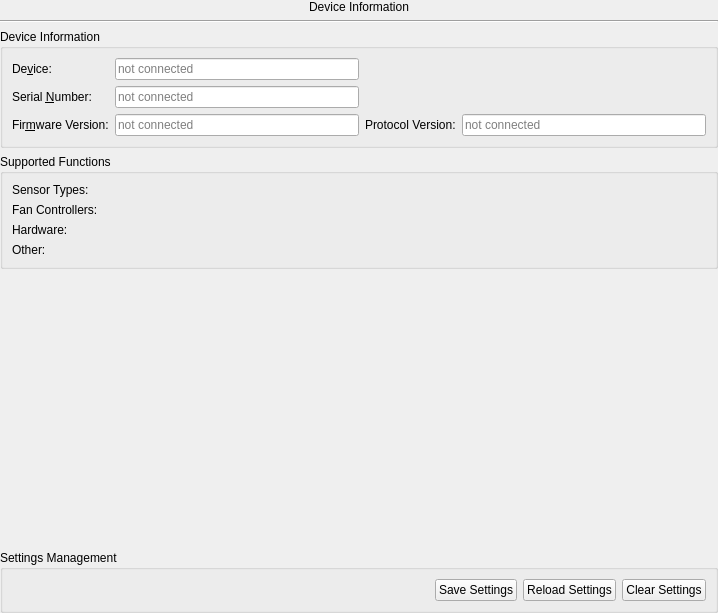
<?xml version="1.0" encoding="UTF-8"?>
<ui version="4.0">
 <class>WidgetDeviceInformationForm</class>
 <widget class="QWidget" name="WidgetDeviceInformationForm">
  <property name="geometry">
   <rect>
    <x>0</x>
    <y>0</y>
    <width>718</width>
    <height>613</height>
   </rect>
  </property>
  <property name="windowTitle">
   <string>Form</string>
  </property>
  <layout class="QGridLayout" name="gridLayout_4">
   <property name="leftMargin">
    <number>0</number>
   </property>
   <property name="topMargin">
    <number>0</number>
   </property>
   <property name="rightMargin">
    <number>0</number>
   </property>
   <property name="bottomMargin">
    <number>0</number>
   </property>
   <item row="0" column="0">
    <widget class="QLabel" name="lTitle">
     <property name="text">
      <string>Device Information</string>
     </property>
     <property name="alignment">
      <set>Qt::AlignCenter</set>
     </property>
    </widget>
   </item>
   <item row="1" column="0">
    <widget class="Line" name="line">
     <property name="orientation">
      <enum>Qt::Horizontal</enum>
     </property>
    </widget>
   </item>
   <item row="2" column="0">
    <widget class="QGroupBox" name="groupBox">
     <property name="title">
      <string>Device Information</string>
     </property>
     <layout class="QGridLayout" name="gridLayout">
      <item row="2" column="3">
       <widget class="QLabel" name="label_2">
        <property name="text">
         <string>Protocol Version:</string>
        </property>
        <property name="buddy">
         <cstring>leProtocolVersion</cstring>
        </property>
       </widget>
      </item>
      <item row="2" column="0" colspan="2">
       <widget class="QLabel" name="label_3">
        <property name="text">
         <string>Fir&amp;mware Version:</string>
        </property>
        <property name="buddy">
         <cstring>leFirmwareVersion</cstring>
        </property>
       </widget>
      </item>
      <item row="0" column="0">
       <widget class="QLabel" name="label">
        <property name="text">
         <string>De&amp;vice:</string>
        </property>
        <property name="buddy">
         <cstring>leDevice</cstring>
        </property>
       </widget>
      </item>
      <item row="2" column="4">
       <widget class="QLineEdit" name="leProtocolVersion">
        <property name="readOnly">
         <bool>true</bool>
        </property>
        <property name="placeholderText">
         <string>not connected</string>
        </property>
       </widget>
      </item>
      <item row="1" column="0" colspan="2">
       <widget class="QLabel" name="label_4">
        <property name="text">
         <string>Serial &amp;Number:</string>
        </property>
        <property name="buddy">
         <cstring>leSerialNumber</cstring>
        </property>
       </widget>
      </item>
      <item row="2" column="2">
       <widget class="QLineEdit" name="leFirmwareVersion">
        <property name="readOnly">
         <bool>true</bool>
        </property>
        <property name="placeholderText">
         <string>not connected</string>
        </property>
       </widget>
      </item>
      <item row="1" column="2">
       <widget class="QLineEdit" name="leSerialNumber">
        <property name="readOnly">
         <bool>true</bool>
        </property>
        <property name="placeholderText">
         <string>not connected</string>
        </property>
       </widget>
      </item>
      <item row="0" column="2">
       <widget class="QLineEdit" name="leDevice">
        <property name="sizePolicy">
         <sizepolicy hsizetype="Expanding" vsizetype="Fixed">
          <horstretch>0</horstretch>
          <verstretch>0</verstretch>
         </sizepolicy>
        </property>
        <property name="readOnly">
         <bool>true</bool>
        </property>
        <property name="placeholderText">
         <string>not connected</string>
        </property>
       </widget>
      </item>
     </layout>
    </widget>
   </item>
   <item row="3" column="0">
    <widget class="QGroupBox" name="groupBox_2">
     <property name="title">
      <string>Supported Functions</string>
     </property>
     <layout class="QGridLayout" name="gridLayout_2">
      <item row="0" column="0">
       <widget class="QLabel" name="label_9">
        <property name="text">
         <string>Sensor Types:</string>
        </property>
        <property name="scaledContents">
         <bool>true</bool>
        </property>
       </widget>
      </item>
      <item row="0" column="1">
       <widget class="FeatureSupportedWidget" name="fSensorAnalog">
        <property name="toolTip">
         <string>FeatureSupportedWidget</string>
        </property>
        <property name="whatsThis">
         <string>FeatureSupportedWidget.</string>
        </property>
        <property name="featureText">
         <string>Analog (NTC)</string>
        </property>
       </widget>
      </item>
      <item row="0" column="2">
       <widget class="FeatureSupportedWidget" name="fSensorDigital">
        <property name="toolTip">
         <string>FeatureSupportedWidget</string>
        </property>
        <property name="whatsThis">
         <string>FeatureSupportedWidget.</string>
        </property>
        <property name="featureText">
         <string>Digital (I2C)</string>
        </property>
       </widget>
      </item>
      <item row="1" column="0">
       <widget class="QLabel" name="label_10">
        <property name="text">
         <string>Fan Controllers:</string>
        </property>
       </widget>
      </item>
      <item row="1" column="1">
       <widget class="FeatureSupportedWidget" name="fFCLinear">
        <property name="toolTip">
         <string>FeatureSupportedWidget</string>
        </property>
        <property name="whatsThis">
         <string>FeatureSupportedWidget.</string>
        </property>
        <property name="featureText">
         <string>Linear</string>
        </property>
       </widget>
      </item>
      <item row="1" column="2">
       <widget class="FeatureSupportedWidget" name="fFCTripPoints">
        <property name="toolTip">
         <string>FeatureSupportedWidget</string>
        </property>
        <property name="whatsThis">
         <string>FeatureSupportedWidget.</string>
        </property>
        <property name="featureText">
         <string>Trip Points</string>
        </property>
       </widget>
      </item>
      <item row="1" column="3">
       <widget class="FeatureSupportedWidget" name="fFCLinearTripPoints">
        <property name="toolTip">
         <string>FeatureSupportedWidget</string>
        </property>
        <property name="whatsThis">
         <string>FeatureSupportedWidget.</string>
        </property>
        <property name="featureText">
         <string>Linear Trip Points</string>
        </property>
       </widget>
      </item>
      <item row="1" column="4">
       <widget class="FeatureSupportedWidget" name="fFCPI">
        <property name="toolTip">
         <string>FeatureSupportedWidget</string>
        </property>
        <property name="whatsThis">
         <string>FeatureSupportedWidget.</string>
        </property>
        <property name="featureText">
         <string>PI</string>
        </property>
       </widget>
      </item>
      <item row="1" column="5">
       <widget class="FeatureSupportedWidget" name="fFCFuzzy">
        <property name="toolTip">
         <string>FeatureSupportedWidget</string>
        </property>
        <property name="whatsThis">
         <string>FeatureSupportedWidget.</string>
        </property>
        <property name="featureText">
         <string>Fuzzy</string>
        </property>
       </widget>
      </item>
      <item row="2" column="0">
       <widget class="QLabel" name="label_8">
        <property name="text">
         <string>Hardware:</string>
        </property>
       </widget>
      </item>
      <item row="2" column="1">
       <widget class="FeatureSupportedWidget" name="fHWLedStripes">
        <property name="toolTip">
         <string>FeatureSupportedWidget</string>
        </property>
        <property name="whatsThis">
         <string>FeatureSupportedWidget.</string>
        </property>
        <property name="featureText">
         <string>LED Stripes</string>
        </property>
       </widget>
      </item>
      <item row="2" column="2">
       <widget class="FeatureSupportedWidget" name="fHWFanOutput">
        <property name="toolTip">
         <string>FeatureSupportedWidget</string>
        </property>
        <property name="whatsThis">
         <string>FeatureSupportedWidget.</string>
        </property>
        <property name="featureText">
         <string>Fan Output</string>
        </property>
       </widget>
      </item>
      <item row="3" column="0">
       <widget class="QLabel" name="label_11">
        <property name="text">
         <string>Other:</string>
        </property>
       </widget>
      </item>
      <item row="3" column="1">
       <widget class="FeatureSupportedWidget" name="fOtherUSBWatchdog">
        <property name="toolTip">
         <string>FeatureSupportedWidget</string>
        </property>
        <property name="whatsThis">
         <string>FeatureSupportedWidget.</string>
        </property>
        <property name="featureText">
         <string>USB Watchdog</string>
        </property>
       </widget>
      </item>
      <item row="3" column="2">
       <widget class="FeatureSupportedWidget" name="fOtherEEMEMUpload">
        <property name="toolTip">
         <string>FeatureSupportedWidget</string>
        </property>
        <property name="whatsThis">
         <string>FeatureSupportedWidget.</string>
        </property>
        <property name="featureText">
         <string>EEMEM Upload</string>
        </property>
       </widget>
      </item>
      <item row="3" column="3">
       <widget class="FeatureSupportedWidget" name="fOtherPIControllerDebug">
        <property name="toolTip">
         <string>FeatureSupportedWidget</string>
        </property>
        <property name="whatsThis">
         <string>FeatureSupportedWidget.</string>
        </property>
        <property name="featureText">
         <string>PI Ctrl Debug</string>
        </property>
       </widget>
      </item>
      <item row="0" column="3">
       <widget class="FeatureSupportedWidget" name="fSensorPowerMeter">
        <property name="toolTip">
         <string>FeatureSupportedWidget</string>
        </property>
        <property name="whatsThis">
         <string>FeatureSupportedWidget.</string>
        </property>
        <property name="featureText">
         <string>Power Meter</string>
        </property>
       </widget>
      </item>
     </layout>
    </widget>
   </item>
   <item row="4" column="0">
    <spacer name="verticalSpacer">
     <property name="orientation">
      <enum>Qt::Vertical</enum>
     </property>
     <property name="sizeHint" stdset="0">
      <size>
       <width>518</width>
       <height>191</height>
      </size>
     </property>
    </spacer>
   </item>
   <item row="5" column="0">
    <widget class="QGroupBox" name="groupBox_3">
     <property name="title">
      <string>Settings Management</string>
     </property>
     <layout class="QGridLayout" name="gridLayout_3">
      <item row="0" column="0">
       <layout class="QHBoxLayout" name="horizontalLayout">
        <item>
         <spacer name="horizontalSpacer">
          <property name="orientation">
           <enum>Qt::Horizontal</enum>
          </property>
          <property name="sizeHint" stdset="0">
           <size>
            <width>40</width>
            <height>20</height>
           </size>
          </property>
         </spacer>
        </item>
        <item>
         <widget class="QPushButton" name="pbSettingsSave">
          <property name="text">
           <string>Save Settings</string>
          </property>
         </widget>
        </item>
        <item>
         <widget class="QPushButton" name="pbSettingsLoad">
          <property name="text">
           <string>Reload Settings</string>
          </property>
         </widget>
        </item>
        <item>
         <widget class="QPushButton" name="pbSettingsClear">
          <property name="text">
           <string>Clear Settings</string>
          </property>
         </widget>
        </item>
       </layout>
      </item>
     </layout>
    </widget>
   </item>
  </layout>
 </widget>
 <customwidgets>
  <customwidget>
   <class>FeatureSupportedWidget</class>
   <extends>QWidget</extends>
   <header>featuresupportedwidget.h</header>
  </customwidget>
 </customwidgets>
 <tabstops>
  <tabstop>leDevice</tabstop>
  <tabstop>leFirmwareVersion</tabstop>
  <tabstop>leProtocolVersion</tabstop>
  <tabstop>pbSettingsSave</tabstop>
  <tabstop>pbSettingsLoad</tabstop>
  <tabstop>pbSettingsClear</tabstop>
 </tabstops>
 <resources/>
 <connections/>
</ui>
